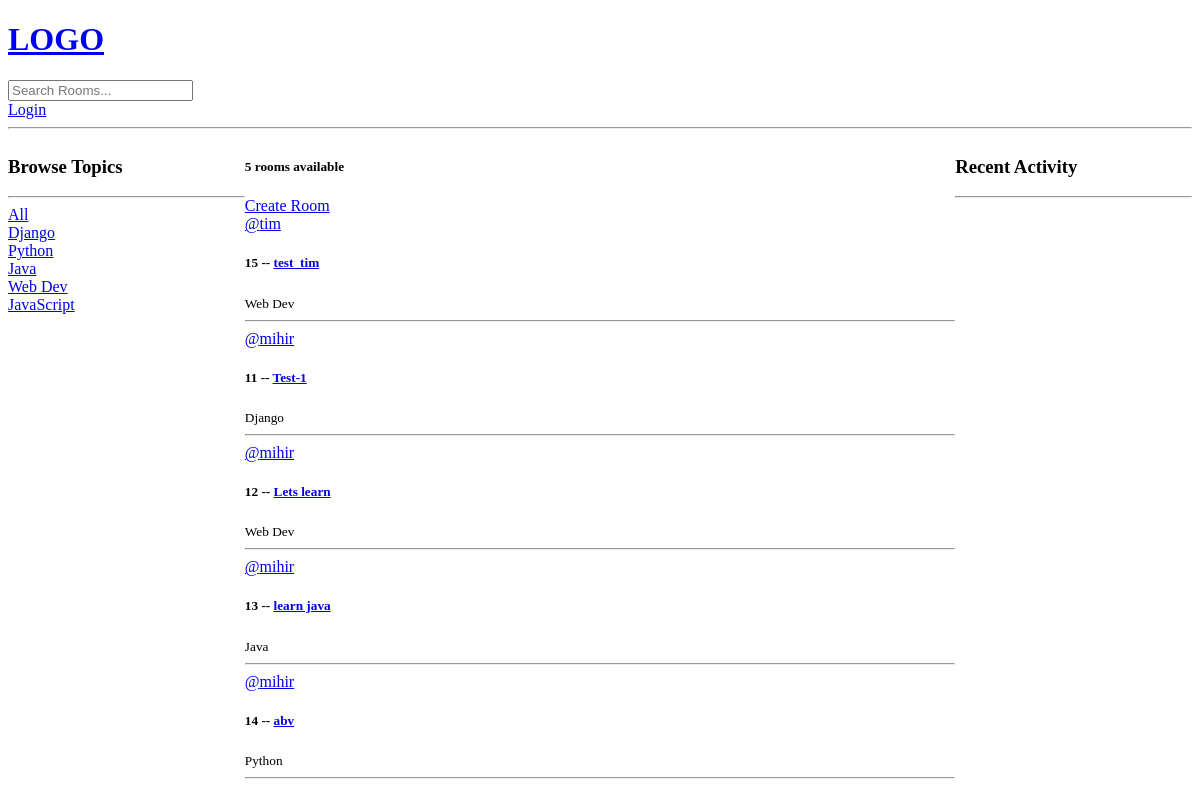
/, run on an earlier commit of the app's database.
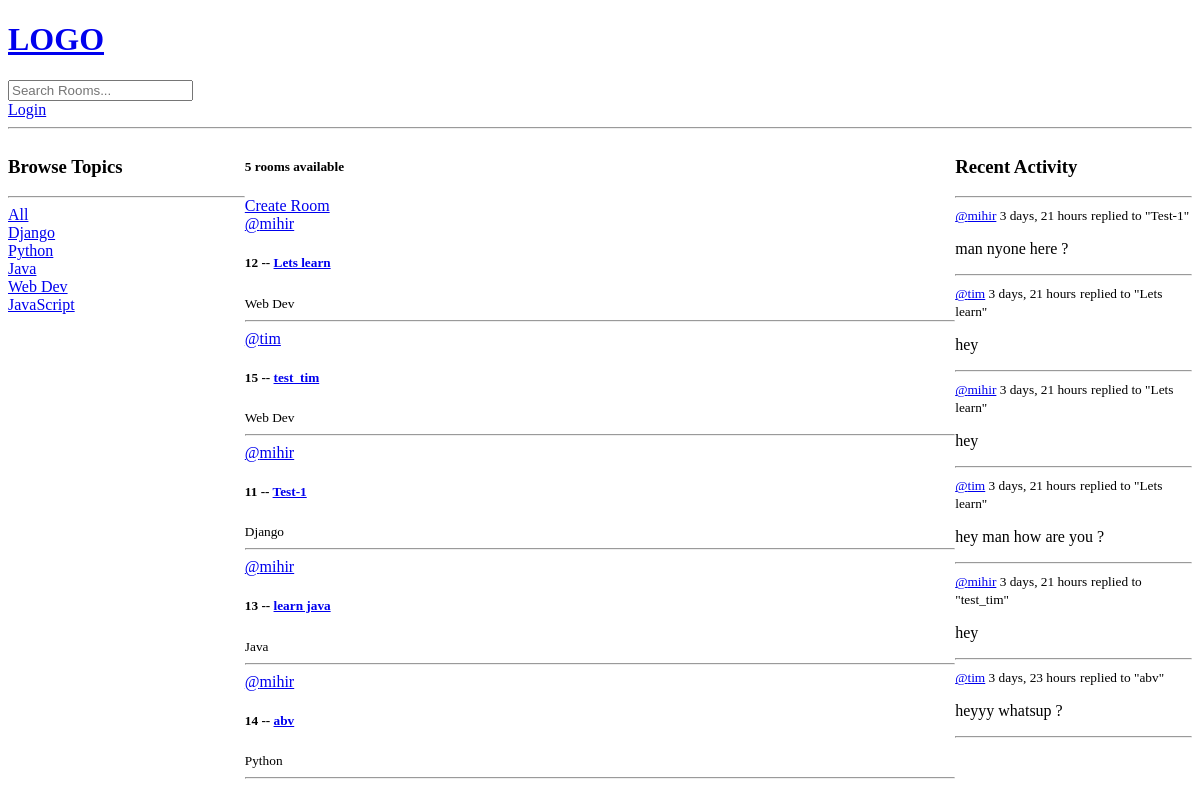
And on a later commit of the database.
### base/models.py (models this page shows)
class Topic(models.Model):
    name = models.CharField(max_length=200)
    def __str__(self):
        return self.name

class Room(models.Model):
    host = models.ForeignKey(User,on_delete=models.SET_NULL,null=True)
    topic = models.ForeignKey(Topic,on_delete=models.SET_NULL,null=True)
    name = models.CharField(max_length=200)
    description = models.TextField(null=True,blank=True)
    participants = models.ManyToManyField(User,related_name="participants",blank=True)
    updated = models.DateTimeField(auto_now=True)
    created = models.DateTimeField(auto_now_add=True)
    class Meta:
        ordering= ['-updated','-created']
    def __str__(self):
            return self.name

class Message(models.Model):
    user = models.ForeignKey(User,on_delete=models.CASCADE)
    room = models.ForeignKey(Room,on_delete=models.CASCADE)
    body = models.TextField()
    updated = models.DateTimeField(auto_now=True)
    created = models.DateTimeField(auto_now_add=True)
    class Meta:
        ordering= ['-updated','-created']
    def __str__(self):
        return self.body[0:50]

### base/views.py (the view)
# urls.py: path('',views.home,name="home"),
def home(request):
    q = request.GET.get('q') if request.GET.get('q')!= None else ''
    rooms = Room.objects.filter(
        Q(topic__name__icontains=q) |
        Q(name__icontains=q) |
        Q(description__icontains=q)
        )
    topics = Topic.objects.all()
    room_count = rooms.count()
    room_messages = Message.objects.filter(Q(room__topic__name__icontains=q))
    context ={ 'rooms': rooms, 'topics':topics,'room_count':room_count ,'room_messages':room_messages}
    return render(request, 'base/home.html',context)

### base/templates/base/home.html (shortened to what this page needs)
{% extends 'main.html' %} {% block content %}
<div class="home-container">
  <div>
    {% include 'base/topic_component.html' %}
  </div>
  <div>
    <h5>{{room_count}} rooms available</h5>
    <a href="{% url 'create-room' %}">Create Room</a>
    {% include 'base/feed_component.html' %}
  </div>
  <div>
   {% include 'base/activity_component.html' %}
  </div>
</div>
{% endblock content %}

### base/templates/base/topic_component.html
<h3>Browse Topics</h3>
<hr />
<div>
  <a href="{%  url 'home' %}">All</a>
</div>
{% for topic in topics%}
<div>
  <a href="{%  url 'home' %}?q={{topic.name}}">{{topic}}</a>
</div>
{% endfor %}

### base/templates/base/feed_component.html (shortened to what this page needs)
<div>
    {% for room in rooms %}
<div>
    <a href="{% url 'user-profile' room.host.id %}">@{{room.host.username}}</a>
    <h5>
      {{room.id}} -- <a href="{% url 'room' room.id %}">{{room.name}}</a>
    </h5>
    <small>{{room.topic.name}}</small>
    <hr />
  </div>
  {% endfor %}
</div>

### base/templates/base/activity_component.html (shortened to what this page needs)
<h3>Recent Activity</h3>
<hr />
{% for message in room_messages %}
<div>
  <small> <a href="{% url 'user-profile' message.user.id %}">@{{message.user}}</a> {{message.created|timesince}}</small>
  <small>replied to "{{message.room}}"</small>
  <p>{{message}}</p>
  <hr />
</div>
{% endfor %}

What changed in the data, as far as the page shows it:
changed Room "Lets learn": moves up the list
added Message: user "mihir", created "3 days, 21 hours", room "Test-1", body "man nyone here ?"
added Message: user "tim", created "3 days, 21 hours", room "Lets learn", body "hey"
added Message: user "mihir", created "3 days, 21 hours", room "Lets learn", body "hey"
added Message: user "tim", created "3 days, 21 hours", room "Lets learn", body "hey man how are you ?"
added Message: user "mihir", created "3 days, 21 hours", room "test_tim", body "hey"
added Message: user "tim", created "3 days, 23 hours", room "abv", body "heyyy whatsup ?"
